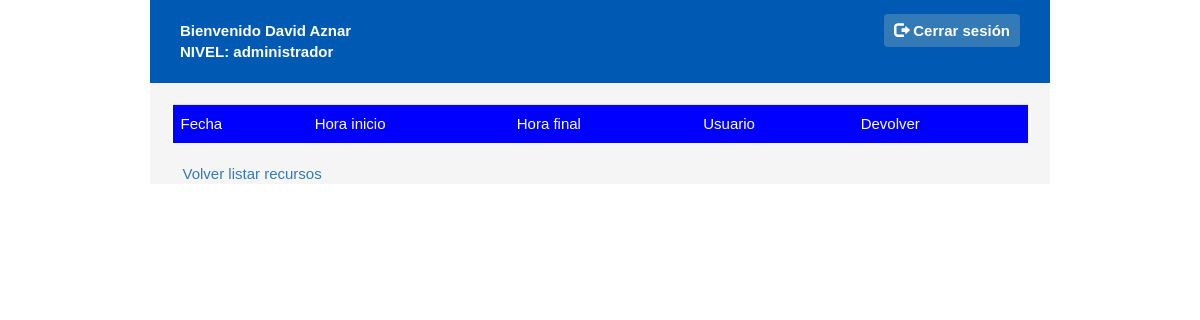
Screenshot of /reservaUsuario.php (signed in) with the database file from the repository.
### tables this page shows
CREATE TABLE `usuario` (
  `idusuario` int(3) NOT NULL,
  `nombre` varchar(20) DEFAULT NULL,
  `apellidos` varchar(50) DEFAULT NULL,
  `alias` varchar(15) DEFAULT NULL,
  `pwd` varchar(15) DEFAULT NULL,
  `usu_nivel` varchar(30) NOT NULL
);

### reservaUsuario.php (the view, shortened to what this page needs)
<?php
	include 'session.php';
	if (isset($_SESSION['username'])){
?>
<!DOCTYPE html>
<html>
	<head>
		<link rel="stylesheet" href="https://maxcdn.bootstrapcdn.com/bootstrap/3.3.7/css/bootstrap.min.css">
		<link rel="stylesheet" href="https://maxcdn.bootstrapcdn.com/bootstrap/3.3.7/css/bootstrap.min.css">
		<link rel="stylesheet" type="text/css" href="css/style.css">
	</head>
	<body>
		<div class="window">
			<div class="user-login-view">
				<div class="user-view-left">
					<?php
						$nsql="SELECT * FROM `usuario` WHERE `alias`= '".$_SESSION['username']."'";
						$name = mysqli_query($conexion, $nsql);
						while ($resname=mysqli_fetch_array($name)) {
							echo "<p>Bienvenido ".$resname['nombre']." ".$resname['apellidos']."</p>";
							echo "<p>NIVEL: " .$resname['usu_nivel']."</p>";
						}
					?>
				</div>
				<div class="login-view-right">
					<a href="index.php?logout='1'" class="btn-logout"><span class="glyphicon glyphicon-log-out"></span> Cerrar sesi&#243;n</a>
				</div>
			</div>
			<div class="contenedorTable">
				<?php
				echo "<br>";
				echo "<table class='table'>";
					echo "<tr style='background-color: blue; color: white'>";
						echo "<td>Fecha</td>";
						echo "<td>Hora inicio</td>";
						echo "<td>Hora final</td>";
						echo "<td>Usuario</td>";
						echo "<td>Devolver</td>";
					echo "</tr>";
				echo "</table>";
				?>
				<a href="recursos.php">Volver listar recursos</a>
			</div>
		</div>
	</body>
</html>
<?php
	}else{
		header('location: index.php');
	}
?>

### css/style.css (style rules this page uses)
* { padding: 0; margin: 0; font-family: Sans-serif, Verdana; font-size: 15px; }
body { background-image: url(../img/background/green_dust_scratch_@2X.png); }
a { padding: 8px 10px; border-radius: 4px; cursor: pointer; text-decoration: none; }
.btn-logout { color: #fff; background-color:#337ab7; border: none; font-weight: bold; }
.window { position: inherit; width: 75%; height: 100%; min-width: 350px; height: 100%; margin: 0 auto; background-color: rgba(245,245,245, 1); padding: 0px; }
.user-login-view { position: relative; overflow: hidden; padding: 10px 20px; background-color: #0059b3; color: #fff; font-weight: bold; }
.user-view-left { float: left; }
.user-view-left p { margin: 0; }
.login-view-right { float: right; }
.user-view-left, .login-view-right { margin: 10px 10px 10px 10px; }
.contenedorTable { width: 95%; margin-left: 2.5%; }
tr { border: 1px; }
tr:nth-child(odd) { background-color: #e6f0ff; }
th, td { padding: 10px; text-align: left; }

### rows the page displays
usuario: nombre "David", apellidos "Aznar", usu_nivel "administrador"
